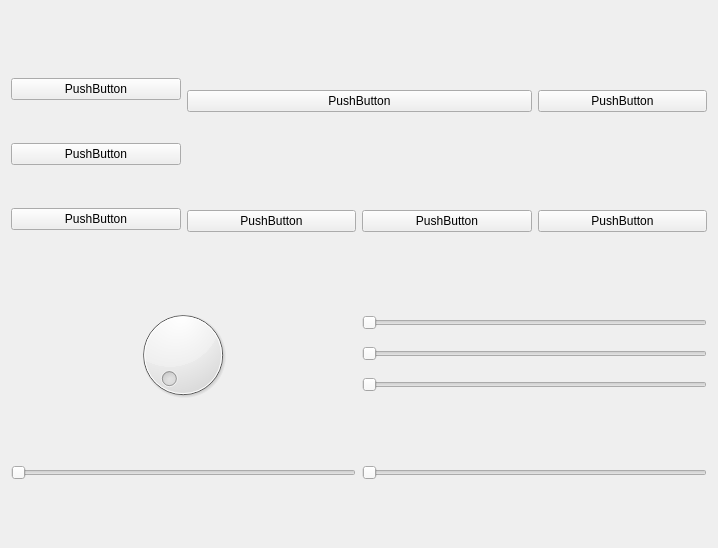
<?xml version="1.0" encoding="UTF-8"?>
<ui version="4.0">
 <class>Widget</class>
 <widget class="QWidget" name="Widget">
  <property name="geometry">
   <rect>
    <x>0</x>
    <y>0</y>
    <width>718</width>
    <height>548</height>
   </rect>
  </property>
  <property name="windowTitle">
   <string>Widget</string>
  </property>
  <layout class="QHBoxLayout" name="horizontalLayout">
   <item>
    <layout class="QGridLayout" name="gridLayout">
     <item row="0" column="0" rowspan="2">
      <layout class="QVBoxLayout" name="verticalLayout">
       <property name="spacing">
        <number>30</number>
       </property>
       <property name="leftMargin">
        <number>0</number>
       </property>
       <property name="topMargin">
        <number>0</number>
       </property>
       <property name="bottomMargin">
        <number>0</number>
       </property>
       <item>
        <widget class="QPushButton" name="pushButton">
         <property name="text">
          <string>PushButton</string>
         </property>
        </widget>
       </item>
       <item>
        <widget class="QPushButton" name="pushButton_2">
         <property name="text">
          <string>PushButton</string>
         </property>
        </widget>
       </item>
       <item>
        <widget class="QPushButton" name="pushButton_6">
         <property name="text">
          <string>PushButton</string>
         </property>
        </widget>
       </item>
      </layout>
     </item>
     <item row="0" column="1" colspan="2">
      <widget class="QPushButton" name="pushButton_4">
       <property name="text">
        <string>PushButton</string>
       </property>
      </widget>
     </item>
     <item row="0" column="3">
      <widget class="QPushButton" name="pushButton_8">
       <property name="text">
        <string>PushButton</string>
       </property>
      </widget>
     </item>
     <item row="1" column="2" colspan="2">
      <layout class="QHBoxLayout" name="horizontalLayout_2">
       <item>
        <widget class="QPushButton" name="pushButton_7">
         <property name="text">
          <string>PushButton</string>
         </property>
        </widget>
       </item>
       <item>
        <widget class="QPushButton" name="pushButton_9">
         <property name="text">
          <string>PushButton</string>
         </property>
        </widget>
       </item>
      </layout>
     </item>
     <item row="2" column="2" colspan="2">
      <layout class="QVBoxLayout" name="verticalLayout_3">
       <item>
        <widget class="QSlider" name="horizontalSlider">
         <property name="maximumSize">
          <size>
           <width>397</width>
           <height>16777215</height>
          </size>
         </property>
         <property name="orientation">
          <enum>Qt::Horizontal</enum>
         </property>
        </widget>
       </item>
       <item>
        <widget class="QSlider" name="horizontalSlider_3">
         <property name="maximumSize">
          <size>
           <width>397</width>
           <height>16777215</height>
          </size>
         </property>
         <property name="orientation">
          <enum>Qt::Horizontal</enum>
         </property>
        </widget>
       </item>
       <item>
        <widget class="QSlider" name="horizontalSlider_2">
         <property name="maximumSize">
          <size>
           <width>397</width>
           <height>16777215</height>
          </size>
         </property>
         <property name="orientation">
          <enum>Qt::Horizontal</enum>
         </property>
        </widget>
       </item>
      </layout>
     </item>
     <item row="2" column="0" colspan="2" alignment="Qt::AlignHCenter">
      <widget class="QDial" name="dial">
       <property name="maximumSize">
        <size>
         <width>100</width>
         <height>100</height>
        </size>
       </property>
      </widget>
     </item>
     <item row="1" column="1">
      <widget class="QPushButton" name="pushButton_3">
       <property name="text">
        <string>PushButton</string>
       </property>
      </widget>
     </item>
     <item row="3" column="0" colspan="4">
      <layout class="QHBoxLayout" name="horizontalLayout_3">
       <item>
        <widget class="QSlider" name="horizontalSlider_6">
         <property name="orientation">
          <enum>Qt::Horizontal</enum>
         </property>
        </widget>
       </item>
       <item>
        <widget class="QSlider" name="horizontalSlider_4">
         <property name="orientation">
          <enum>Qt::Horizontal</enum>
         </property>
        </widget>
       </item>
      </layout>
     </item>
    </layout>
   </item>
  </layout>
 </widget>
 <resources/>
 <connections/>
</ui>
